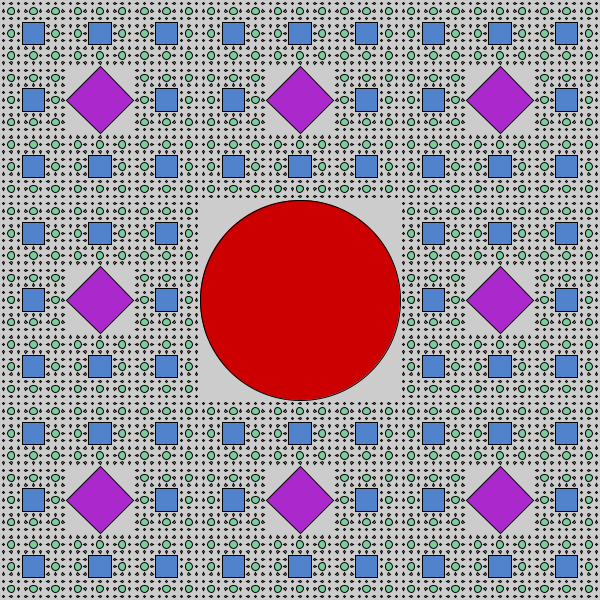
Frame 1 (no input)
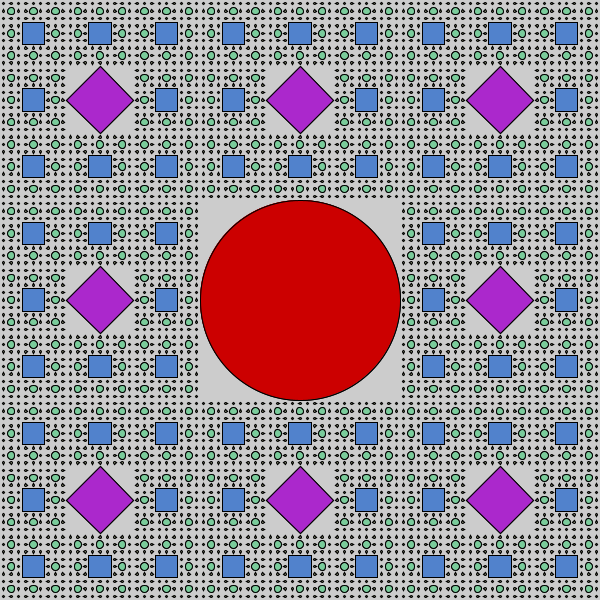
Frame 2 (the mouse pressed at the canvas centre, redrawn once)

The Processing sketch that drew these frames (run headless with seeded random() and noise(); the mouse was pressed at the canvas centre and the sketch redrawn once):

// Processing sketch: sk_recursive_carpet_3primitives_hsb
// ── sk_recursive_carpet_3primitives_hsb.pde
void setup()
{
  size( 600, 600 );
  noLoop();  // アニメーションしない
}

void draw()
{
  drawCarpet( width/2, height/2, width, height, 5 );  // 最初の再帰呼び出し
}

/**
  再帰関数：矩形を9つの小さな矩形に再帰的に分割する．
*/
void drawCarpet( float fCenterX, float fCenterY, float fWidth, float fHeight, int iLevel )
{  
  if( iLevel > 0 )
  {
    // 中央に描画する矩形の大きさ
    float fRectW = fWidth/3;
    float fRectH = fHeight/3;
    
    // 再帰レベルに応じて色を変える．
    colorMode( HSB, 5 );
    fill( iLevel, iLevel, 4 );
    
    // 再帰レベルに応じて図形を変える．
    if( iLevel % 3 == 0 )
    {
      // 矩形描画
      rectMode( CENTER );  // 矩形の座標を中心点で指定する
      rect( fCenterX, fCenterY, fRectW, fRectH );
    }
    else if( iLevel % 3 == 1 )
    {
      // ひし形
      quad( fCenterX, fCenterY - fRectH/2,
            fCenterX + fRectW/2, fCenterY,
            fCenterX, fCenterY + fRectW/2,
            fCenterX - fRectW/2, fCenterY );
    }
    else if( iLevel % 3 == 2 )
    {
      // 円
      ellipse( fCenterX, fCenterY, fRectW, fRectH );
    }
  
    // 再帰呼び出し
    drawCarpet( fCenterX - fRectW, fCenterY - fRectH, fRectW, fRectH, iLevel - 1 );
    drawCarpet( fCenterX, fCenterY - fRectH, fRectW, fRectH, iLevel - 1 );
    drawCarpet( fCenterX + fRectW, fCenterY - fRectH, fRectW, fRectH, iLevel - 1 );
    drawCarpet( fCenterX - fRectW, fCenterY, fRectW, fRectH, iLevel - 1 );
    drawCarpet( fCenterX + fRectW, fCenterY, fRectW, fRectH, iLevel - 1 );
    drawCarpet( fCenterX - fRectW, fCenterY + fRectH, fRectW, fRectH, iLevel - 1 );
    drawCarpet( fCenterX, fCenterY + fRectH, fRectW, fRectH, iLevel - 1 );
    drawCarpet( fCenterX + fRectW, fCenterY + fRectH, fRectW, fRectH, iLevel - 1 );
  }
}
